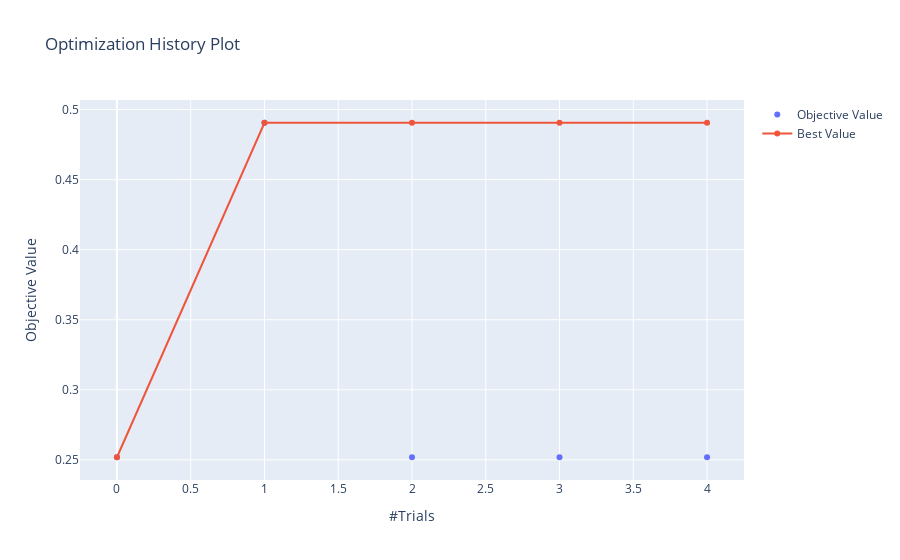

Notebook code for this chart:
### Code cell
optuna.visualization.plot_optimization_history(study)

### Figure 1 — Plotly figure (JSON) as saved in the notebook; plotly's stock layout.template omitted (floating-point values rounded to 4 significant figures)
{"data": [{"mode": "markers", "name": "Objective Value", "type": "scatter", "x": [0, 1, 2, 3, 4], "y": [0.2519, 0.4906, 0.2519, 0.2519, 0.2519]}, {"name": "Best Value", "type": "scatter", "x": [0, 1, 2, 3, 4], "y": [0.2519, 0.4906, 0.4906, 0.4906, 0.4906]}], "layout": {"title": {"text": "Optimization History Plot"}, "xaxis": {"title": {"text": "#Trials"}}, "yaxis": {"title": {"text": "Objective Value"}}}}
